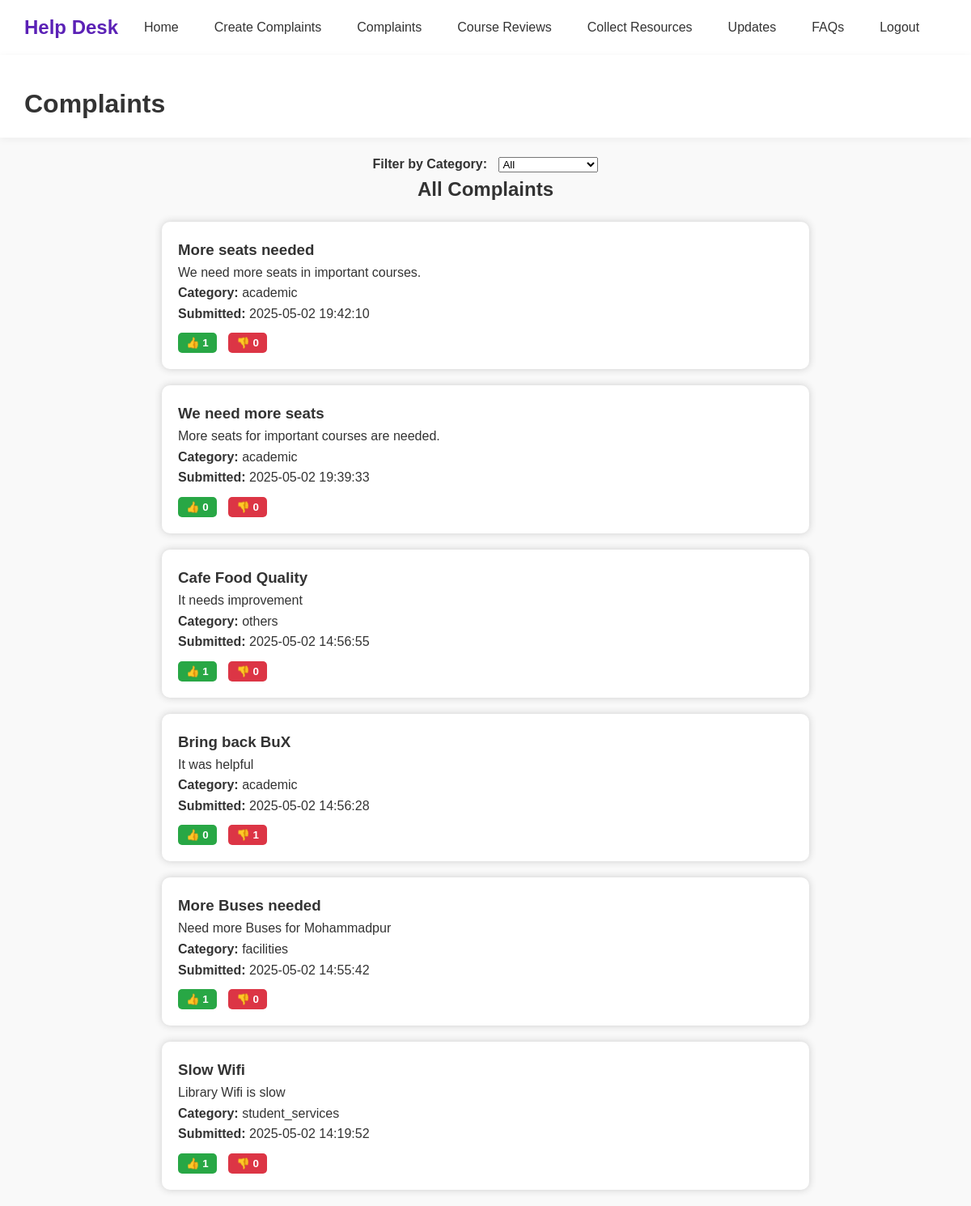
Page /complaints.php (signed in) on the committed database.
### tables this page shows
CREATE TABLE `complaints` (
  `id` int(11) NOT NULL,
  `title` varchar(255) NOT NULL,
  `description` text NOT NULL,
  `category` varchar(100) NOT NULL,
  `status` enum('Pending','Resolved','Rejected') DEFAULT 'Pending',
  `created_at` timestamp NOT NULL DEFAULT current_timestamp(),
  `user_id` int(11) DEFAULT NULL
);

### complaints.php (the view, shortened to what this page needs)
<?php
include 'database.php';
$category_filter = "";
$sql = "
    SELECT c.id, c.title, c.description, c.category, c.created_at,
        SUM(CASE WHEN v.vote_type = 'upvote' THEN 1 ELSE 0 END) AS upvotes,
        SUM(CASE WHEN v.vote_type = 'downvote' THEN 1 ELSE 0 END) AS downvotes,
        c.user_id
    FROM complaints c
    LEFT JOIN votes v ON c.id = v.complaint_id
";
$sql .= " GROUP BY c.id ORDER BY c.created_at DESC";
$stmt = $conn->prepare($sql);
$stmt->execute();
$result = $stmt->get_result();
?>
<header class="page-header">
    <div class="header-title">Complaints</div>
</header>
<div style="text-align:center; margin-top: 20px;">
    <strong>Filter by Category:</strong>
    <form method="GET" action="complaints.php" style="display: inline-block; margin-left: 10px;">
        <select name="category" onchange="this.form.submit()">
            <?php
                echo "<option value='all'" . ($category_filter === "" ? " selected" : "") . ">All</option>";
            ?>
        </select>
    </form>
</div>
<div class="content">
    <h2 style="text-align:center;">
        <?php echo $category_filter && $category_filter !== 'all' ? ucfirst($category_filter) . " Complaints" : "All Complaints"; ?>
    </h2>
    <?php while ($row = $result->fetch_assoc()) : ?>
        <div class="complaint-card">
            <h3><?php echo htmlspecialchars($row['title']); ?></h3>
            <p><?php echo nl2br(htmlspecialchars($row['description'])); ?></p>
            <p><strong>Category:</strong> <?php echo htmlspecialchars($row['category']); ?></p>
            <p><strong>Submitted:</strong> <?php echo $row['created_at']; ?></p>
            <form method="POST" class="vote-form">
                <button type="submit" name="vote_type" value="upvote" class="upvote">👍 <?php echo $row['upvotes']; ?></button>
                <button type="submit" name="vote_type" value="downvote" class="downvote">👎 <?php echo $row['downvotes']; ?></button>
            </form>
        </div>
    <?php endwhile; ?>
</div>

### css/headerStyles.css (style rules this page uses)
* { margin: 0; padding: 0; box-sizing: border-box; }
header { background-color: #ffffff; padding: 15px 30px; box-shadow: 0 2px 10px rgba(0, 0, 0, 0.05); display: flex; justify-content: space-between; align-items: center; position: relative; z-index: 10; }
header h1 { color: #5b21b6; font-weight: 600; font-size: 1.5rem; margin-right: 20px; }
header h1 a { color: #5b21b6; text-decoration: none; transition: color 0.3s ease; }
header nav { flex-grow: 1; }
header nav ul { display: flex; list-style: none; gap: 20px; flex-wrap: wrap; }
header nav ul li a { color: #333; text-decoration: none; font-weight: 500; padding: 8px 12px; border-radius: 8px; transition: all 0.3s ease; }

### complaints.php (style rules this page uses)
.complaint-card { background: #fff; padding: 20px; margin: 20px auto; max-width: 800px; border-radius: 10px; box-shadow: 0 0 10px #ccc; }
.vote-form { margin-top: 10px; }
.vote-form button { padding: 5px 10px; margin-right: 10px; border: none; border-radius: 5px; cursor: pointer; font-weight: bold; }
.upvote { background-color: #28a745; color: white; }
.downvote { background-color: #dc3545; color: white; }
.header-title { text-align: center; font-size: 2rem; margin-top: 20px; font-weight: bold; }

### rows in the picture
complaints: title "More seats needed", description "We need more seats in important courses.", category "academic", created_at "2025-05-02 19:42:10", upvotes "1", downvotes "0"
complaints: title "We need more seats", description "More seats for important courses are needed.", category "academic", created_at "2025-05-02 19:39:33", upvotes "0", downvotes "0"
complaints: title "Cafe Food Quality", description "It needs improvement", category "others", created_at "2025-05-02 14:56:55", upvotes "1", downvotes "0"
complaints: title "Bring back BuX", description "It was helpful", category "academic", created_at "2025-05-02 14:56:28", upvotes "0", downvotes "1"
complaints: title "More Buses needed", description "Need more Buses for Mohammadpur", category "facilities", created_at "2025-05-02 14:55:42", upvotes "1", downvotes "0"
complaints: title "Slow Wifi", description "Library Wifi is slow", category "student_services", created_at "2025-05-02 14:19:52", upvotes "1", downvotes "0"
